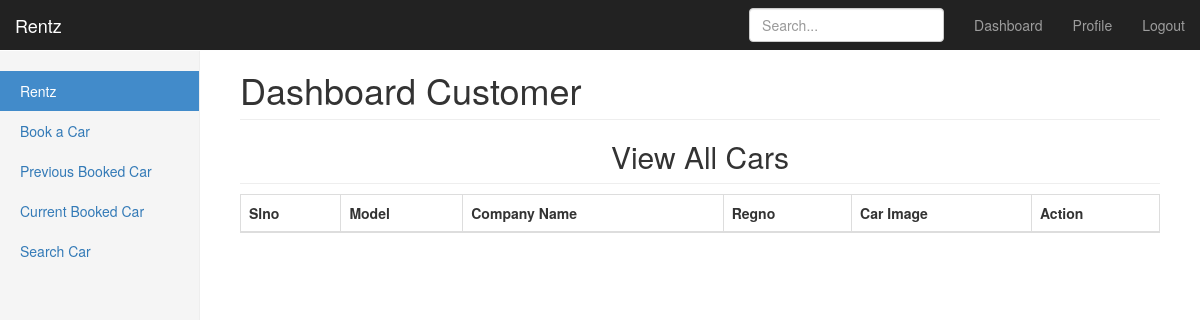
Before: /customer/c.index.php?d=1 (signed in) with the older database file.
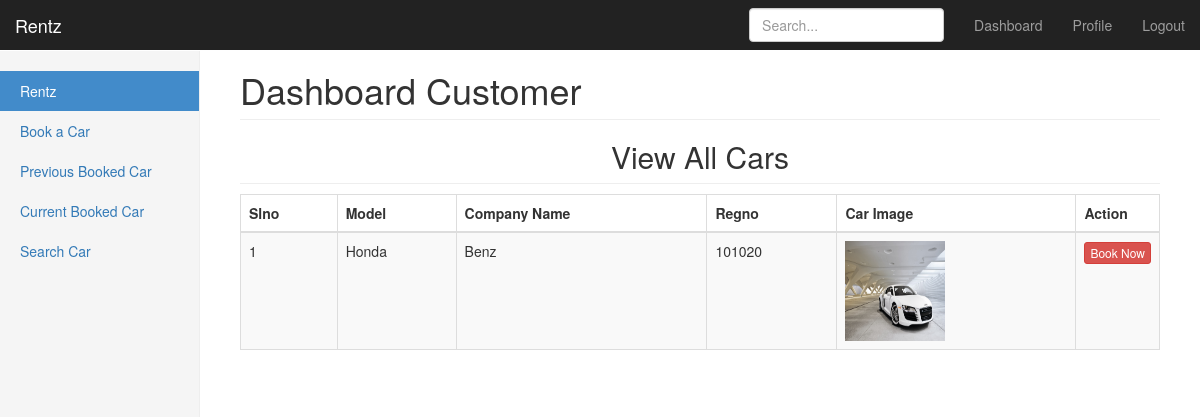
After: the same page with the newer database file.
### tables this page shows
CREATE TABLE IF NOT EXISTS `tbl_cars` (
  `id` int(11) NOT NULL AUTO_INCREMENT,
  `car_pro_id` varchar(250) NOT NULL,
  `car_company_name` varchar(256) NOT NULL,
  `car_rcbook` varchar(256) NOT NULL,
  `car_model` varchar(256) NOT NULL,
  `car_colour` varchar(100) NOT NULL,
  `car_model_year` varchar(100) NOT NULL,
  `car_seat_capacity` int(11) NOT NULL,
  `car_catagory` varchar(100) NOT NULL,
  `car_policy_expdate` varchar(100) NOT NULL,
  `car_image` varchar(256) NOT NULL,
  `car_ac` tinyint(1) NOT NULL,
  `car_at` tinyint(1) NOT NULL,
  `car_music` tinyint(1) NOT NULL,
  `car_regno` varchar(256) NOT NULL,
  `car_milage` int(11) NOT NULL,
  `car_sts` int(11) NOT NULL,
  `car_charge` int(11) NOT NULL,
  PRIMARY KEY (`id`),
  KEY `car_pro_id` (`car_pro_id`)
);

### customer/ViewAll_carsforBook.php (the view)
<?php
include('../config.php');
$UNM= $_SESSION['username'];
$a=0;
	$typ=array();
	$sql="SELECT * FROM `tbl_cars` WHERE `car_sts`= 0  ORDER BY `id` DESC";
	$result=mysqli_query($connection,$sql);
	while($row=mysqli_fetch_array($result))
	{
		$typ[$a]=array();
		$typ[$a]['id']=$row['id'];
		$typ[$a]['car_ac']=stripslashes($row['car_ac']);
		$typ[$a]['car_at']=stripslashes($row['car_at']);
		$typ[$a]['car_catagory']=stripslashes($row['car_catagory']);
		$typ[$a]['car_charge']=stripslashes($row['car_charge']);
		$typ[$a]['car_colour']=stripslashes($row['car_colour']);
		$typ[$a]['car_company_name']=stripslashes($row['car_company_name']);
		$typ[$a]['car_image']=stripslashes($row['car_image']);
		$typ[$a]['car_milage']=stripslashes($row['car_milage']);
		$typ[$a]['car_model']=stripslashes($row['car_model']);
		$typ[$a]['car_model_year']=stripslashes($row['car_model_year']);
		$typ[$a]['car_music']=stripslashes($row['car_music']);
		$typ[$a]['car_policy_expdate']=stripslashes($row['car_policy_expdate']);
		$typ[$a]['car_pro_id']=stripslashes($row['car_pro_id']);
		$typ[$a]['car_rcbook']=stripslashes($row['car_rcbook']);
		$typ[$a]['car_regno']=stripslashes($row['car_regno']);
		$typ[$a]['car_seat_capacity']=stripslashes($row['car_seat_capacity']);
		$typ[$a]['car_sts']=stripslashes($row['car_sts']);
	$a++;}
$pCnt=count($typ);
$pgs=$typ;
?>
<table id="example1" class="table table-bordered table-striped">
    <thead>
      <tr>
        <th>Slno</th>
        <th>Model</th>
        <th>Company Name</th>
        <th>Regno</th>
        <th>Car Image</th>
        <th>Action</th>
      </tr>
    </thead>
    <tbody>
   <?php  for($a=0;$a<$pCnt;$a++){?>
      <tr>
      	<td class="center"><?php echo $a+1; ?></td>
        <td><?php echo $pgs[$a]['car_model']; ?></td>
        <td><?php echo $pgs[$a]['car_company_name']; ?></td>
         <td><?php echo $pgs[$a]['car_regno']; ?></td>
        <td class="center"> <img src="../<?php echo $pgs[$a]['car_image']; ?>" width="100" height="100" alt="Loading...."></td>
        <td class="center" style="width:80px;">
        <a class="btn btn-danger btn-xs" href="c.index.php?d=4&cid=<?php echo $pgs[$a]['id']; ?>&pid=<?php echo $UNM;?>">Book Now</i></a>
		</td>
      </tr>
      <?php }?>
	</tbody>
</table>

### customer/c.index.php (shortened to what this page needs)
<!DOCTYPE html>
<html lang="en">
  <head>
   <link rel="stylesheet" type="text/css" href="../css/bootstrap.min.css">
   <link rel="stylesheet" type="text/css" href="dashboard.css">
   <link href="https://cdnjs.cloudflare.com/ajax/libs/bootstrap-datepicker/1.3.0/css/datepicker.css" rel="stylesheet" type="text/css" />
  </head>
  <body>
    <nav class="navbar navbar-inverse navbar-fixed-top">
      <div class="container-fluid">
        <div class="navbar-header">
          <a class="navbar-brand" href="#">Rentz </a>
        </div>
        <div id="navbar" class="navbar-collapse collapse">
          <ul class="nav navbar-nav navbar-right">
            <li><a href="#">Dashboard</a></li>
            <li><a href="#">Profile</a></li>
            <li><a href="logout.php">Logout</a></li>
          </ul>
          <form class="navbar-form navbar-right">
            <input type="text" class="form-control" placeholder="Search...">
          </form>
        </div>
      </div>
    </nav>
    <div class="container-fluid">
      <div class="row">
        <div class="col-sm-3 col-md-2 sidebar">
          <ul class="nav nav-sidebar">
            <li class="active"><a href="#">Rentz <span class="sr-only">(current)</span></a></li>
            <li><a href="c.index.php?d=1">Book a Car</a></li>
            <li><a href="c.index.php?d=5">Previous Booked Car</a></li>
            <li><a href="c.index.php?d=6">Current  Booked Car</a></li>
             <li><a href="c.index.php?d=3">Search Car</a></li>
          </ul>
        </div>
        <div class="col-sm-9 col-sm-offset-3 col-md-10 col-md-offset-2 main">
          <h1 class="page-header">Dashboard Customer</h1>
          <?php
		  if(isset($_GET['d']))
		  {
			  $d=$_GET['d'];
			}
			else
			  {
			 $d=0;
			 }
           switch ($d){
			   	case 1:
						   ?>
						   <h2 class="sub-header " align="center">View All Cars</h2>
						   <?php
								 include('viewAll_carsforBook.php');
								 break;
							?>
							<?php
				}?>
        </div>
      </div>
    </div>
  </body>
</html>

### customer/dashboard.css (style rules this page uses)
body { padding-top: 50px; }
.sub-header { padding-bottom: 10px; border-bottom: 1px solid #eee; }
.navbar-fixed-top { border: 0; }
.sidebar { display: none; }
@media (min-width: 768px) { .sidebar { position: fixed; top: 51px; bottom: 0; left: 0; z-index: 1000; display: block; padding: 20px; overflow-x: hidden; overflow-y: auto; background-color: #f5f5f5; border-right: 1px solid #eee; } }
.nav-sidebar { margin-right: -21px; margin-bottom: 20px; margin-left: -20px; }
.nav-sidebar > li > a { padding-right: 20px; padding-left: 20px; }
.nav-sidebar > .active > a, .nav-sidebar > .active > a:hover, .nav-sidebar > .active > a:focus { color: #fff; background-color: #428bca; }
.main { padding: 20px; }
@media (min-width: 768px) { .main { padding-right: 40px; padding-left: 40px; } }
.main .page-header { margin-top: 0; }

Changed rows visible on the page:
added tbl_cars: car_model "Honda", car_company_name "Benz", car_regno "101020", car_image (picture)
